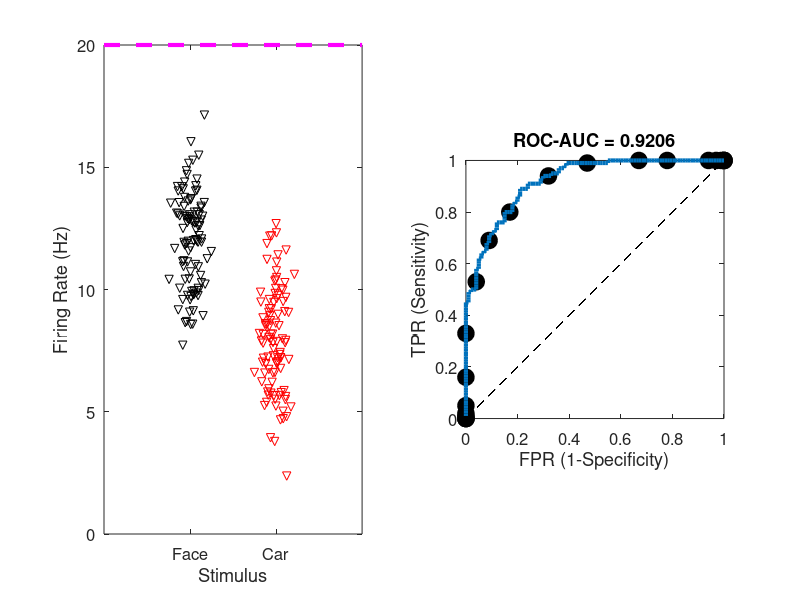

This chart was generated by the following MATLAB code:
%% Lesson 10 = 2021/09/09 ROC Curve
%% Concept: points in the ROC Curve

% set random data once
clear, clc, clf
N_trials = 100;
FR_Carro = 2*randn(1,N_trials) + 8; % firing rate for car  stimulus
FR_Face = 2*randn(1,N_trials) + 12; % firing rate for face stimulus

% get the current state of the random generators.
% every random number generate after a rng(s)
% calling will output the same random values
s = rng; 
for limiar = 0:20;

TP = sum(FR_Face>=limiar); % absolute number of true  positives
FN = sum(FR_Face< limiar); % absolute number of false negatives

TPR = TP/(FN+TP); % true positive rate (aka sensitivity)

FP = sum(FR_Carro>=limiar); % false positive
TN = sum(FR_Carro< limiar); % true negative

FPR = FP/(FP+TN); % false positive rate (aka 1-specificity)

subplot(121)
    % restart the random generator to state s (of
    % before the loop so that the plots dont
    % change in each iteration  
    rng(s);
    % all data lies in a vertical line and many
    % markers can overlap due to the proximity of
    % points. To make them more visible assign a
    % horizontal displacement to each one using
    % randn function
    plot(2*ones(size(FR_Carro))+ ...
      0.1*randn(size(FR_Carro)),FR_Carro,'rv'); hold on
    plot(1*ones(size(FR_Face))+ ...
      0.1*randn(size(FR_Face)), FR_Face, 'kv')
    plot([0 3],[limiar limiar ],'m--','linew',3); hold off
    ylim([0 20])
    ylabel('Firing Rate (Hz)')
    xlabel('Stimulus')
    set(gca,'xtick',1:2,'xticklabel',{'Face';'Car'},'fontsize',12)
    xlim([0 3])

subplot(122)
    plot([0 1],[0 1],'k--'); hold on
    plot(FPR,TPR,'ko','markerface','k','markersize',12);
    xlabel('FPR (1-Specificity)')
    ylabel('TPR (Sensitivity)')
    axis square
    set(gca,'fontsize',12)

pause(0.1)
end
    hold off


%% ROC Curve

% get all points, put them in order and use each
% one as treshhold for fine grain precision
AllFR = [FR_Carro,FR_Face];
threshold = sort(AllFR);

clear TPR FPR
counts = 0;
for limiar = threshold
    counts = counts+1;
    
TP = sum(FR_Face>=limiar); % absolute number of true  positives
FN = sum(FR_Face< limiar); % absolute number of false negatives

TPR(counts) = TP/(FN+TP); % true positive rate (aka sensitivity)

FP = sum(FR_Carro>=limiar); % false positive
TN = sum(FR_Carro< limiar); % true negative

FPR(counts) = FP/(FP+TN); % false positive rate (aka 1-specificity)   
end

% AUC = Area Under the Curve
% function trapz makes a trapesoidal (or midd point) integration
AUC = trapz(FPR(end:-1:1),TPR(end:-1:1));

subplot(122)
    hold on
    plot(FPR,TPR,'linew',3)
    hold off
    title(['ROC-AUC = ' num2str(AUC)])









